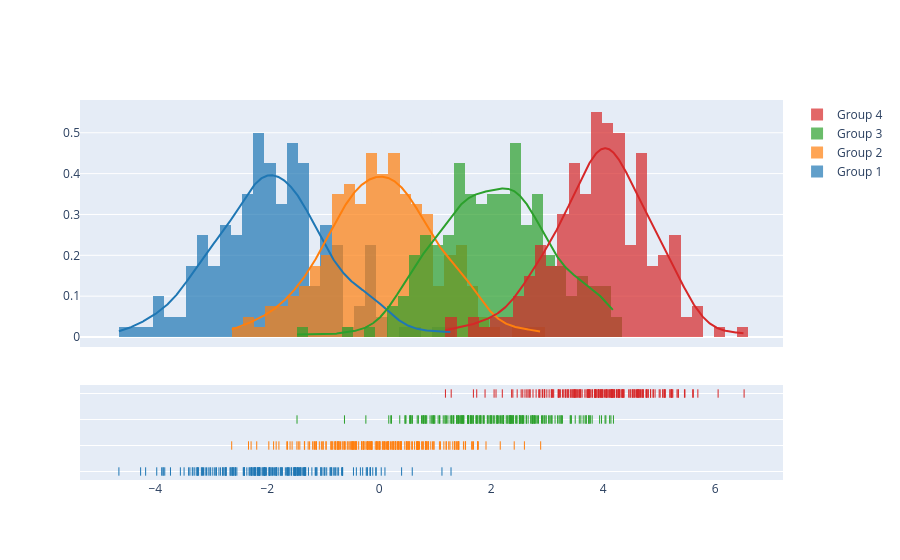

Notebook source saved alongside this figure:
### Code cell
import plotly.figure_factory as ff

# Add histogram data
x1 = np.random.randn(200) - 2
x2 = np.random.randn(200)
x3 = np.random.randn(200) + 2
x4 = np.random.randn(200) + 4

# Group data together
hist_data = [x1, x2, x3, x4]

group_labels = ['Group 1', 'Group 2', 'Group 3', 'Group 4']

# Create distplot with custom bin_size
fig = ff.create_distplot(hist_data, group_labels, bin_size=.2)
fig.show()

### Figure 1 — Plotly figure (JSON) as saved in the notebook; plotly's stock layout.template omitted (floating-point values rounded to 4 significant figures; data arrays with more than 128 entries replaced by an {"elided": "..."} marker saying what was removed)
{"data": [{"autobinx": false, "histnorm": "probability density", "legendgroup": "Group 1", "marker": {"color": "rgb(31, 119, 180)"}, "name": "Group 1", "opacity": 0.7, "type": "histogram", "x": {"elided": "200 float values"}, "xaxis": "x", "xbins": {"end": 1.281, "size": 0.2, "start": -4.65}, "yaxis": "y"}, {"autobinx": false, "histnorm": "probability density", "legendgroup": "Group 2", "marker": {"color": "rgb(255, 127, 14)"}, "name": "Group 2", "opacity": 0.7, "type": "histogram", "x": {"elided": "200 float values"}, "xaxis": "x", "xbins": {"end": 2.883, "size": 0.2, "start": -2.636}, "yaxis": "y"}, {"autobinx": false, "histnorm": "probability density", "legendgroup": "Group 3", "marker": {"color": "rgb(44, 160, 44)"}, "name": "Group 3", "opacity": 0.7, "type": "histogram", "x": {"elided": "200 float values"}, "xaxis": "x", "xbins": {"end": 4.182, "size": 0.2, "start": -1.469}, "yaxis": "y"}, {"autobinx": false, "histnorm": "probability density", "legendgroup": "Group 4", "marker": {"color": "rgb(214, 39, 40)"}, "name": "Group 4", "opacity": 0.7, "type": "histogram", "x": {"elided": "200 float values"}, "xaxis": "x", "xbins": {"end": 6.516, "size": 0.2, "start": 1.182}, "yaxis": "y"}, {"legendgroup": "Group 1", "marker": {"color": "rgb(31, 119, 180)"}, "mode": "lines", "name": "Group 1", "showlegend": false, "type": "scatter", "x": {"elided": "500 float values"}, "xaxis": "x", "y": {"elided": "500 float values"}, "yaxis": "y"}, {"legendgroup": "Group 2", "marker": {"color": "rgb(255, 127, 14)"}, "mode": "lines", "name": "Group 2", "showlegend": false, "type": "scatter", "x": {"elided": "500 float values"}, "xaxis": "x", "y": {"elided": "500 float values"}, "yaxis": "y"}, {"legendgroup": "Group 3", "marker": {"color": "rgb(44, 160, 44)"}, "mode": "lines", "name": "Group 3", "showlegend": false, "type": "scatter", "x": {"elided": "500 float values"}, "xaxis": "x", "y": {"elided": "500 float values"}, "yaxis": "y"}, {"legendgroup": "Group 4", "marker": {"color": "rgb(214, 39, 40)"}, "mode": "lines", "name": "Group 4", "showlegend": false, "type": "scatter", "x": {"elided": "500 float values"}, "xaxis": "x", "y": {"elided": "500 float values"}, "yaxis": "y"}, {"legendgroup": "Group 1", "marker": {"color": "rgb(31, 119, 180)", "symbol": "line-ns-open"}, "mode": "markers", "name": "Group 1", "showlegend": false, "type": "scatter", "x": {"elided": "200 float values"}, "xaxis": "x", "y": {"elided": "200 str values"}, "yaxis": "y2"}, {"legendgroup": "Group 2", "marker": {"color": "rgb(255, 127, 14)", "symbol": "line-ns-open"}, "mode": "markers", "name": "Group 2", "showlegend": false, "type": "scatter", "x": {"elided": "200 float values"}, "xaxis": "x", "y": {"elided": "200 str values"}, "yaxis": "y2"}, {"legendgroup": "Group 3", "marker": {"color": "rgb(44, 160, 44)", "symbol": "line-ns-open"}, "mode": "markers", "name": "Group 3", "showlegend": false, "type": "scatter", "x": {"elided": "200 float values"}, "xaxis": "x", "y": {"elided": "200 str values"}, "yaxis": "y2"}, {"legendgroup": "Group 4", "marker": {"color": "rgb(214, 39, 40)", "symbol": "line-ns-open"}, "mode": "markers", "name": "Group 4", "showlegend": false, "type": "scatter", "x": {"elided": "200 float values"}, "xaxis": "x", "y": {"elided": "200 str values"}, "yaxis": "y2"}], "layout": {"barmode": "overlay", "hovermode": "closest", "legend": {"traceorder": "reversed"}, "xaxis": {"anchor": "y2", "domain": [0.0, 1.0], "zeroline": false}, "yaxis": {"anchor": "free", "domain": [0.35, 1], "position": 0.0}, "yaxis2": {"anchor": "x", "domain": [0, 0.25], "dtick": 1, "showticklabels": false}}}
